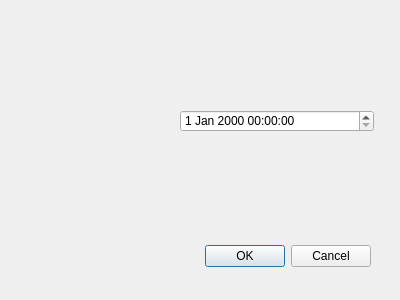
<?xml version="1.0" encoding="UTF-8"?>
<ui version="4.0">
 <class>TimeModifyDialog</class>
 <widget class="QDialog" name="TimeModifyDialog">
  <property name="geometry">
   <rect>
    <x>0</x>
    <y>0</y>
    <width>400</width>
    <height>300</height>
   </rect>
  </property>
  <property name="windowTitle">
   <string>Dialog</string>
  </property>
  <widget class="QDialogButtonBox" name="buttonBox">
   <property name="geometry">
    <rect>
     <x>30</x>
     <y>240</y>
     <width>341</width>
     <height>32</height>
    </rect>
   </property>
   <property name="orientation">
    <enum>Qt::Horizontal</enum>
   </property>
   <property name="standardButtons">
    <set>QDialogButtonBox::Cancel|QDialogButtonBox::Ok</set>
   </property>
  </widget>
  <widget class="QDateTimeEdit" name="dateTimeEdit">
   <property name="geometry">
    <rect>
     <x>180</x>
     <y>110</y>
     <width>194</width>
     <height>22</height>
    </rect>
   </property>
  </widget>
  <widget class="QLabel" name="label">
   <property name="geometry">
    <rect>
     <x>40</x>
     <y>110</y>
     <width>91</width>
     <height>16</height>
    </rect>
   </property>
   <property name="text">
    <string/>
   </property>
  </widget>
 </widget>
 <resources/>
 <connections>
  <connection>
   <sender>buttonBox</sender>
   <signal>accepted()</signal>
   <receiver>TimeModifyDialog</receiver>
   <slot>accept()</slot>
   <hints>
    <hint type="sourcelabel">
     <x>248</x>
     <y>254</y>
    </hint>
    <hint type="destinationlabel">
     <x>157</x>
     <y>274</y>
    </hint>
   </hints>
  </connection>
  <connection>
   <sender>buttonBox</sender>
   <signal>rejected()</signal>
   <receiver>TimeModifyDialog</receiver>
   <slot>reject()</slot>
   <hints>
    <hint type="sourcelabel">
     <x>316</x>
     <y>260</y>
    </hint>
    <hint type="destinationlabel">
     <x>286</x>
     <y>274</y>
    </hint>
   </hints>
  </connection>
 </connections>
</ui>
